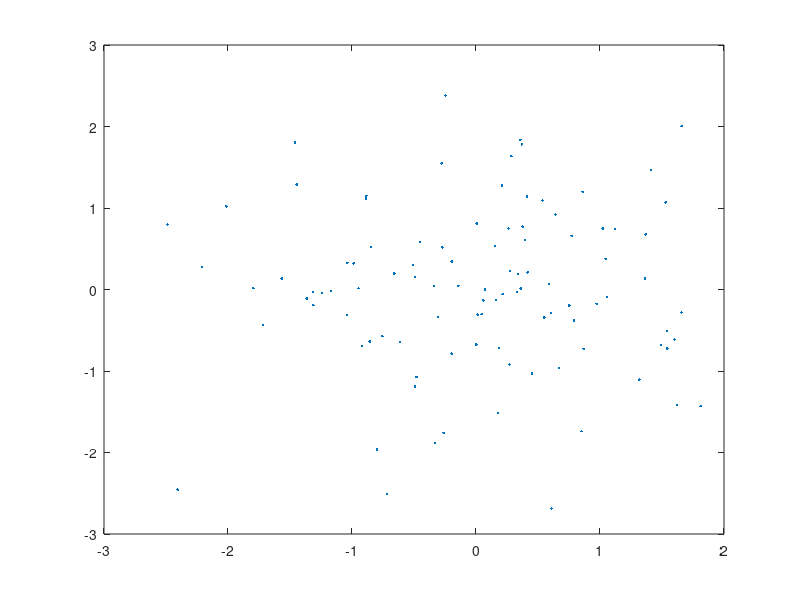
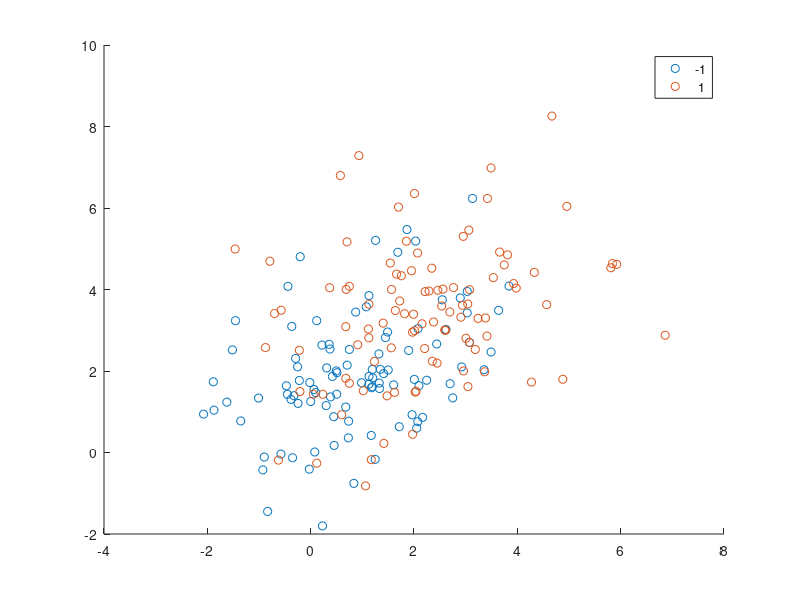

Reproduce these figures in MATLAB, in order. (Note: this script raises an error after producing the figures.)
%testCCA

%create some fake data
mu1 = [1,2];
sigma1 = [2,1; 1,2];

mu2 = [2,3];
sigma2 = [3,1; 1,3];

nn = 100;

X0 = mvnrnd(mu1,sigma1,nn);
X1 = mvnrnd(mu2,sigma2,nn);

[A,B,r,U,V]= canoncorr(X0,X1)

figure
plot(U(:,1),V(:,2),'.')


%Get working data
X = [X0;X1];
Labels = [ones(nn,1)*-1; ones(nn,1)*1]; %(-1/1)


figure
gscatter(X(:,1),X(:,2),Labels);


%% feature selection

mdl = fscnca(X,y,'Solver','sgd','Verbose',1);

%%

[NN,SS] = size(X);
if(SS > NN)
    X = X'; 
    [NN,SS] = size(X);
end


cslist = unique(Labels);

%get data
for ii = 1:length(cslist)
    idx = Labels == cslist(ii);
    X_Class{ii} = X(idx,:);
end

%get cross correlations
for ii = 1:length(cslist)
    Varz{ii} = cov(X_Class{ii});
    for jj = 1:length(cslist)
        Covz{ii,jj} = cov(X_Class{ii},X_Class{jj});
    end
end

Covz{1,2} ./ sqrt(Varz{1}.*Varz{2})
